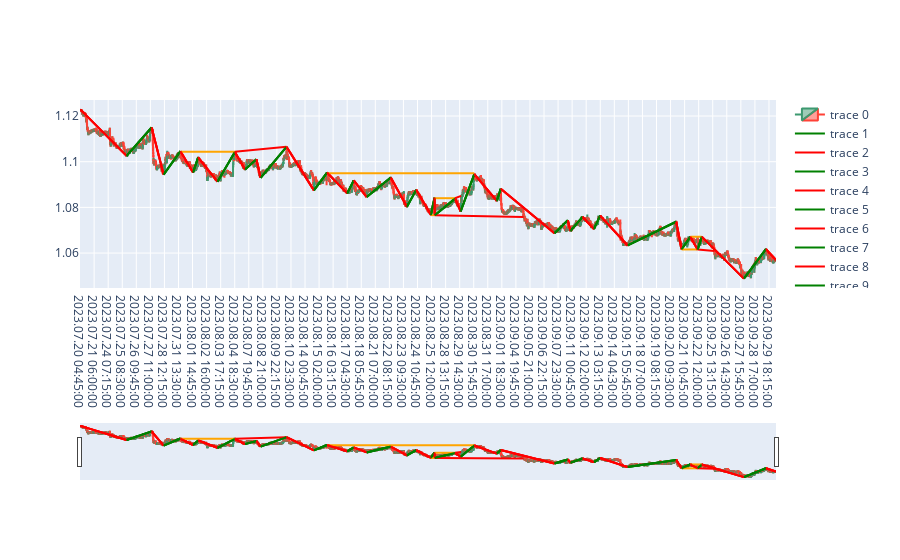

The notebook cell this image was saved under:
### Code cell
#fig = add_FVG(fig)
fig = add_highs_lows(fig)
#fig = add_OB(fig)
#fig = add_liquidity(fig)
fig.show()

### Figure 1 — Plotly figure (JSON) as saved in the notebook; plotly's stock layout.template omitted (floating-point values rounded to 4 significant figures; data arrays with more than 128 entries replaced by an {"elided": "..."} marker saying what was removed)
{"data": [{"close": {"elided": "5000 float values"}, "high": {"elided": "5000 float values"}, "low": {"elided": "5000 float values"}, "open": {"elided": "5000 float values"}, "type": "candlestick", "x": {"elided": "5000 str values"}}, {"line": {"color": "green"}, "mode": "lines", "type": "scatter", "x": ["2023.07.20 04:45:00", "2023.07.20 05:00:00"], "y": [1.122, 1.123]}, {"line": {"color": "red"}, "mode": "lines", "type": "scatter", "x": ["2023.07.20 05:00:00", "2023.07.25 16:15:00"], "y": [1.123, 1.103]}, {"line": {"color": "green"}, "mode": "lines", "type": "scatter", "x": ["2023.07.25 16:15:00", "2023.07.27 13:15:00"], "y": [1.103, 1.115]}, {"line": {"color": "red"}, "mode": "lines", "type": "scatter", "x": ["2023.07.27 13:15:00", "2023.07.28 10:45:00"], "y": [1.115, 1.094]}, {"line": {"color": "green"}, "mode": "lines", "type": "scatter", "x": ["2023.07.28 10:45:00", "2023.07.31 17:00:00"], "y": [1.094, 1.105]}, {"line": {"color": "red"}, "mode": "lines", "type": "scatter", "x": ["2023.07.31 17:00:00", "2023.08.01 15:45:00"], "y": [1.105, 1.095]}, {"line": {"color": "green"}, "mode": "lines", "type": "scatter", "x": ["2023.08.01 15:45:00", "2023.08.02 00:45:00"], "y": [1.095, 1.102]}, {"line": {"color": "red"}, "mode": "lines", "type": "scatter", "x": ["2023.08.02 00:45:00", "2023.08.03 11:30:00"], "y": [1.102, 1.091]}, {"line": {"color": "green"}, "mode": "lines", "type": "scatter", "x": ["2023.08.03 11:30:00", "2023.08.04 18:45:00"], "y": [1.091, 1.104]}, {"line": {"color": "red"}, "mode": "lines", "type": "scatter", "x": ["2023.08.04 18:45:00", "2023.08.07 13:00:00"], "y": [1.104, 1.097]}, {"line": {"color": "green"}, "mode": "lines", "type": "scatter", "x": ["2023.08.07 13:00:00", "2023.08.08 09:30:00"], "y": [1.097, 1.101]}, {"line": {"color": "red"}, "mode": "lines", "type": "scatter", "x": ["2023.08.08 09:30:00", "2023.08.08 17:00:00"], "y": [1.101, 1.093]}, {"line": {"color": "green"}, "mode": "lines", "type": "scatter", "x": ["2023.08.08 17:00:00", "2023.08.10 15:30:00"], "y": [1.093, 1.107]}, {"line": {"color": "red"}, "mode": "lines", "type": "scatter", "x": ["2023.08.10 15:30:00", "2023.08.14 16:45:00"], "y": [1.107, 1.087]}, {"line": {"color": "green"}, "mode": "lines", "type": "scatter", "x": ["2023.08.14 16:45:00", "2023.08.15 16:15:00"], "y": [1.087, 1.095]}, {"line": {"color": "red"}, "mode": "lines", "type": "scatter", "x": ["2023.08.15 16:15:00", "2023.08.17 04:30:00"], "y": [1.095, 1.086]}, {"line": {"color": "green"}, "mode": "lines", "type": "scatter", "x": ["2023.08.17 04:30:00", "2023.08.17 16:15:00"], "y": [1.086, 1.092]}, {"line": {"color": "red"}, "mode": "lines", "type": "scatter", "x": ["2023.08.17 16:15:00", "2023.08.18 15:30:00"], "y": [1.092, 1.085]}, {"line": {"color": "green"}, "mode": "lines", "type": "scatter", "x": ["2023.08.18 15:30:00", "2023.08.22 10:45:00"], "y": [1.085, 1.093]}, {"line": {"color": "red"}, "mode": "lines", "type": "scatter", "x": ["2023.08.22 10:45:00", "2023.08.23 15:45:00"], "y": [1.093, 1.08]}, {"line": {"color": "green"}, "mode": "lines", "type": "scatter", "x": ["2023.08.23 15:45:00", "2023.08.24 08:30:00"], "y": [1.08, 1.088]}, {"line": {"color": "red"}, "mode": "lines", "type": "scatter", "x": ["2023.08.24 08:30:00", "2023.08.25 11:00:00"], "y": [1.088, 1.077]}, {"line": {"color": "green"}, "mode": "lines", "type": "scatter", "x": ["2023.08.25 11:00:00", "2023.08.25 17:15:00"], "y": [1.077, 1.084]}, {"line": {"color": "red"}, "mode": "lines", "type": "scatter", "x": ["2023.08.25 17:15:00", "2023.08.25 17:45:00"], "y": [1.084, 1.077]}, {"line": {"color": "green"}, "mode": "lines", "type": "scatter", "x": ["2023.08.25 17:45:00", "2023.08.29 06:15:00"], "y": [1.077, 1.084]}, {"line": {"color": "red"}, "mode": "lines", "type": "scatter", "x": ["2023.08.29 06:15:00", "2023.08.29 16:15:00"], "y": [1.084, 1.078]}, {"line": {"color": "green"}, "mode": "lines", "type": "scatter", "x": ["2023.08.29 16:15:00", "2023.08.30 16:45:00"], "y": [1.078, 1.095]}, {"line": {"color": "red"}, "mode": "lines", "type": "scatter", "x": ["2023.08.30 16:45:00", "2023.09.01 09:30:00"], "y": [1.095, 1.083]}, {"line": {"color": "green"}, "mode": "lines", "type": "scatter", "x": ["2023.09.01 09:30:00", "2023.09.01 16:30:00"], "y": [1.083, 1.088]}, {"line": {"color": "red"}, "mode": "lines", "type": "scatter", "x": ["2023.09.01 16:30:00", "2023.09.07 17:00:00"], "y": [1.088, 1.069]}, {"line": {"color": "green"}, "mode": "lines", "type": "scatter", "x": ["2023.09.07 17:00:00", "2023.09.08 17:00:00"], "y": [1.069, 1.074]}, {"line": {"color": "red"}, "mode": "lines", "type": "scatter", "x": ["2023.09.08 17:00:00", "2023.09.08 21:45:00"], "y": [1.074, 1.07]}, {"line": {"color": "green"}, "mode": "lines", "type": "scatter", "x": ["2023.09.08 21:45:00", "2023.09.11 19:30:00"], "y": [1.07, 1.076]}, {"line": {"color": "red"}, "mode": "lines", "type": "scatter", "x": ["2023.09.11 19:30:00", "2023.09.12 16:00:00"], "y": [1.076, 1.071]}, {"line": {"color": "green"}, "mode": "lines", "type": "scatter", "x": ["2023.09.12 16:00:00", "2023.09.13 03:00:00"], "y": [1.071, 1.076]}, {"line": {"color": "red"}, "mode": "lines", "type": "scatter", "x": ["2023.09.13 03:00:00", "2023.09.15 04:30:00"], "y": [1.076, 1.063]}, {"line": {"color": "green"}, "mode": "lines", "type": "scatter", "x": ["2023.09.15 04:30:00", "2023.09.20 19:30:00"], "y": [1.063, 1.074]}, {"line": {"color": "red"}, "mode": "lines", "type": "scatter", "x": ["2023.09.20 19:30:00", "2023.09.21 05:30:00"], "y": [1.074, 1.062]}, {"line": {"color": "green"}, "mode": "lines", "type": "scatter", "x": ["2023.09.21 05:30:00", "2023.09.21 21:00:00"], "y": [1.062, 1.067]}, {"line": {"color": "red"}, "mode": "lines", "type": "scatter", "x": ["2023.09.21 21:00:00", "2023.09.22 10:15:00"], "y": [1.067, 1.061]}, {"line": {"color": "green"}, "mode": "lines", "type": "scatter", "x": ["2023.09.22 10:15:00", "2023.09.22 17:30:00"], "y": [1.061, 1.067]}, {"line": {"color": "red"}, "mode": "lines", "type": "scatter", "x": ["2023.09.22 17:30:00", "2023.09.27 21:15:00"], "y": [1.067, 1.049]}, {"line": {"color": "green"}, "mode": "lines", "type": "scatter", "x": ["2023.09.27 21:15:00", "2023.09.29 12:45:00"], "y": [1.049, 1.062]}, {"line": {"color": "red"}, "mode": "lines", "type": "scatter", "x": ["2023.09.29 12:45:00", "2023.10.02 06:45:00"], "y": [1.062, 1.057]}, {"line": {"color": "green"}, "mode": "lines", "type": "scatter", "x": ["2023.07.20 04:45:00", "2023.07.20 05:00:00"], "y": [1.122, 1.123]}, {"line": {"color": "red"}, "mode": "lines", "type": "scatter", "x": ["2023.07.20 05:00:00", "2023.07.25 16:15:00"], "y": [1.123, 1.103]}, {"line": {"color": "green"}, "mode": "lines", "type": "scatter", "x": ["2023.07.25 16:15:00", "2023.07.27 13:15:00"], "y": [1.103, 1.115]}, {"line": {"color": "red"}, "mode": "lines", "type": "scatter", "x": ["2023.07.27 13:15:00", "2023.07.28 10:45:00"], "y": [1.115, 1.094]}, {"line": {"color": "green"}, "mode": "lines", "type": "scatter", "x": ["2023.07.28 10:45:00", "2023.07.31 17:00:00"], "y": [1.094, 1.105]}, {"line": {"color": "red"}, "mode": "lines", "type": "scatter", "x": ["2023.07.31 17:00:00", "2023.08.01 15:45:00"], "y": [1.105, 1.095]}, {"line": {"color": "green"}, "mode": "lines", "type": "scatter", "x": ["2023.08.01 15:45:00", "2023.08.02 00:45:00"], "y": [1.095, 1.102]}, {"line": {"color": "red"}, "mode": "lines", "type": "scatter", "x": ["2023.08.02 00:45:00", "2023.08.03 11:30:00"], "y": [1.102, 1.091]}, {"line": {"color": "green"}, "mode": "lines", "type": "scatter", "x": ["2023.08.03 11:30:00", "2023.08.04 18:45:00"], "y": [1.091, 1.104]}, {"line": {"color": "red"}, "mode": "lines", "type": "scatter", "x": ["2023.08.04 18:45:00", "2023.08.07 13:00:00"], "y": [1.104, 1.097]}, {"line": {"color": "green"}, "mode": "lines", "type": "scatter", "x": ["2023.08.07 13:00:00", "2023.08.08 09:30:00"], "y": [1.097, 1.101]}, {"line": {"color": "red"}, "mode": "lines", "type": "scatter", "x": ["2023.08.08 09:30:00", "2023.08.08 17:00:00"], "y": [1.101, 1.093]}, {"line": {"color": "green"}, "mode": "lines", "type": "scatter", "x": ["2023.08.08 17:00:00", "2023.08.10 15:30:00"], "y": [1.093, 1.107]}, {"line": {"color": "red"}, "mode": "lines", "type": "scatter", "x": ["2023.08.10 15:30:00", "2023.08.14 16:45:00"], "y": [1.107, 1.087]}, {"line": {"color": "green"}, "mode": "lines", "type": "scatter", "x": ["2023.08.14 16:45:00", "2023.08.15 16:15:00"], "y": [1.087, 1.095]}, {"line": {"color": "red"}, "mode": "lines", "type": "scatter", "x": ["2023.08.15 16:15:00", "2023.08.17 04:30:00"], "y": [1.095, 1.086]}, {"line": {"color": "green"}, "mode": "lines", "type": "scatter", "x": ["2023.08.17 04:30:00", "2023.08.17 16:15:00"], "y": [1.086, 1.092]}, {"line": {"color": "red"}, "mode": "lines", "type": "scatter", "x": ["2023.08.17 16:15:00", "2023.08.18 15:30:00"], "y": [1.092, 1.085]}, {"line": {"color": "green"}, "mode": "lines", "type": "scatter", "x": ["2023.08.18 15:30:00", "2023.08.22 10:45:00"], "y": [1.085, 1.093]}, {"line": {"color": "red"}, "mode": "lines", "type": "scatter", "x": ["2023.08.22 10:45:00", "2023.08.23 15:45:00"], "y": [1.093, 1.08]}, {"line": {"color": "green"}, "mode": "lines", "type": "scatter", "x": ["2023.08.23 15:45:00", "2023.08.24 08:30:00"], "y": [1.08, 1.088]}, {"line": {"color": "red"}, "mode": "lines", "type": "scatter", "x": ["2023.08.24 08:30:00", "2023.08.25 11:00:00"], "y": [1.088, 1.077]}, {"line": {"color": "green"}, "mode": "lines", "type": "scatter", "x": ["2023.08.25 11:00:00", "2023.08.25 17:15:00"], "y": [1.077, 1.084]}, {"line": {"color": "red"}, "mode": "lines", "type": "scatter", "x": ["2023.08.25 17:15:00", "2023.08.25 17:45:00"], "y": [1.084, 1.077]}, {"line": {"color": "green"}, "mode": "lines", "type": "scatter", "x": ["2023.08.25 17:45:00", "2023.08.29 06:15:00"], "y": [1.077, 1.084]}, {"line": {"color": "red"}, "mode": "lines", "type": "scatter", "x": ["2023.08.29 06:15:00", "2023.08.29 16:15:00"], "y": [1.084, 1.078]}, {"line": {"color": "green"}, "mode": "lines", "type": "scatter", "x": ["2023.08.29 16:15:00", "2023.08.30 16:45:00"], "y": [1.078, 1.095]}, {"line": {"color": "red"}, "mode": "lines", "type": "scatter", "x": ["2023.08.30 16:45:00", "2023.09.01 09:30:00"], "y": [1.095, 1.083]}, {"line": {"color": "green"}, "mode": "lines", "type": "scatter", "x": ["2023.09.01 09:30:00", "2023.09.01 16:30:00"], "y": [1.083, 1.088]}, {"line": {"color": "red"}, "mode": "lines", "type": "scatter", "x": ["2023.09.01 16:30:00", "2023.09.07 17:00:00"], "y": [1.088, 1.069]}, {"line": {"color": "green"}, "mode": "lines", "type": "scatter", "x": ["2023.09.07 17:00:00", "2023.09.08 17:00:00"], "y": [1.069, 1.074]}, {"line": {"color": "red"}, "mode": "lines", "type": "scatter", "x": ["2023.09.08 17:00:00", "2023.09.08 21:45:00"], "y": [1.074, 1.07]}, {"line": {"color": "green"}, "mode": "lines", "type": "scatter", "x": ["2023.09.08 21:45:00", "2023.09.11 19:30:00"], "y": [1.07, 1.076]}, {"line": {"color": "red"}, "mode": "lines", "type": "scatter", "x": ["2023.09.11 19:30:00", "2023.09.12 16:00:00"], "y": [1.076, 1.071]}, {"line": {"color": "green"}, "mode": "lines", "type": "scatter", "x": ["2023.09.12 16:00:00", "2023.09.13 03:00:00"], "y": [1.071, 1.076]}, {"line": {"color": "red"}, "mode": "lines", "type": "scatter", "x": ["2023.09.13 03:00:00", "2023.09.15 04:30:00"], "y": [1.076, 1.063]}, {"line": {"color": "green"}, "mode": "lines", "type": "scatter", "x": ["2023.09.15 04:30:00", "2023.09.20 19:30:00"], "y": [1.063, 1.074]}, {"line": {"color": "red"}, "mode": "lines", "type": "scatter", "x": ["2023.09.20 19:30:00", "2023.09.21 05:30:00"], "y": [1.074, 1.062]}, {"line": {"color": "green"}, "mode": "lines", "type": "scatter", "x": ["2023.09.21 05:30:00", "2023.09.21 21:00:00"], "y": [1.062, 1.067]}, {"line": {"color": "red"}, "mode": "lines", "type": "scatter", "x": ["2023.09.21 21:00:00", "2023.09.22 10:15:00"], "y": [1.067, 1.061]}, {"line": {"color": "green"}, "mode": "lines", "type": "scatter", "x": ["2023.09.22 10:15:00", "2023.09.22 17:30:00"], "y": [1.061, 1.067]}, {"line": {"color": "red"}, "mode": "lines", "type": "scatter", "x": ["2023.09.22 17:30:00", "2023.09.27 21:15:00"], "y": [1.067, 1.049]}, {"line": {"color": "green"}, "mode": "lines", "type": "scatter", "x": ["2023.09.27 21:15:00", "2023.09.29 12:45:00"], "y": [1.049, 1.062]}, {"line": {"color": "red"}, "mode": "lines", "type": "scatter", "x": ["2023.09.29 12:45:00", "2023.10.02 06:45:00"], "y": [1.062, 1.057]}, {"line": {"color": "orange"}, "mode": "lines", "type": "scatter", "x": ["2023.07.31 17:00:00", "2023.08.04 18:45:00"], "y": [1.104, 1.104]}, {"line": {"color": "red"}, "mode": "lines", "type": "scatter", "x": ["2023.08.04 18:45:00", "2023.08.10 15:30:00"], "y": [1.104, 1.107]}, {"line": {"color": "orange"}, "mode": "lines", "type": "scatter", "x": ["2023.08.15 16:15:00", "2023.08.30 16:45:00"], "y": [1.095, 1.095]}, {"line": {"color": "orange"}, "mode": "lines", "type": "scatter", "x": ["2023.08.25 11:00:00", "2023.08.25 17:45:00"], "y": [1.077, 1.077]}, {"line": {"color": "red"}, "mode": "lines", "type": "scatter", "x": ["2023.08.25 17:45:00", "2023.09.05 09:30:00"], "y": [1.077, 1.076]}, {"line": {"color": "orange"}, "mode": "lines", "type": "scatter", "x": ["2023.08.25 17:15:00", "2023.08.29 06:15:00"], "y": [1.084, 1.084]}, {"line": {"color": "red"}, "mode": "lines", "type": "scatter", "x": ["2023.08.29 06:15:00", "2023.08.29 17:00:00"], "y": [1.084, 1.085]}, {"line": {"color": "orange"}, "mode": "lines", "type": "scatter", "x": ["2023.09.21 05:30:00", "2023.09.22 10:15:00"], "y": [1.062, 1.062]}, {"line": {"color": "red"}, "mode": "lines", "type": "scatter", "x": ["2023.09.22 10:15:00", "2023.09.25 16:15:00"], "y": [1.062, 1.061]}, {"line": {"color": "orange"}, "mode": "lines", "type": "scatter", "x": ["2023.09.21 21:00:00", "2023.09.22 17:30:00"], "y": [1.067, 1.067]}, {"line": {"color": "green"}, "mode": "lines", "type": "scatter", "x": ["2023.07.20 04:45:00", "2023.07.20 05:00:00"], "y": [1.122, 1.123]}, {"line": {"color": "red"}, "mode": "lines", "type": "scatter", "x": ["2023.07.20 05:00:00", "2023.07.25 16:15:00"], "y": [1.123, 1.103]}, {"line": {"color": "green"}, "mode": "lines", "type": "scatter", "x": ["2023.07.25 16:15:00", "2023.07.27 13:15:00"], "y": [1.103, 1.115]}, {"line": {"color": "red"}, "mode": "lines", "type": "scatter", "x": ["2023.07.27 13:15:00", "2023.07.28 10:45:00"], "y": [1.115, 1.094]}, {"line": {"color": "green"}, "mode": "lines", "type": "scatter", "x": ["2023.07.28 10:45:00", "2023.07.31 17:00:00"], "y": [1.094, 1.105]}, {"line": {"color": "red"}, "mode": "lines", "type": "scatter", "x": ["2023.07.31 17:00:00", "2023.08.01 15:45:00"], "y": [1.105, 1.095]}, {"line": {"color": "green"}, "mode": "lines", "type": "scatter", "x": ["2023.08.01 15:45:00", "2023.08.02 00:45:00"], "y": [1.095, 1.102]}, {"line": {"color": "red"}, "mode": "lines", "type": "scatter", "x": ["2023.08.02 00:45:00", "2023.08.03 11:30:00"], "y": [1.102, 1.091]}, {"line": {"color": "green"}, "mode": "lines", "type": "scatter", "x": ["2023.08.03 11:30:00", "2023.08.04 18:45:00"], "y": [1.091, 1.104]}, {"line": {"color": "red"}, "mode": "lines", "type": "scatter", "x": ["2023.08.04 18:45:00", "2023.08.07 13:00:00"], "y": [1.104, 1.097]}, {"line": {"color": "green"}, "mode": "lines", "type": "scatter", "x": ["2023.08.07 13:00:00", "2023.08.08 09:30:00"], "y": [1.097, 1.101]}, {"line": {"color": "red"}, "mode": "lines", "type": "scatter", "x": ["2023.08.08 09:30:00", "2023.08.08 17:00:00"], "y": [1.101, 1.093]}, {"line": {"color": "green"}, "mode": "lines", "type": "scatter", "x": ["2023.08.08 17:00:00", "2023.08.10 15:30:00"], "y": [1.093, 1.107]}, {"line": {"color": "red"}, "mode": "lines", "type": "scatter", "x": ["2023.08.10 15:30:00", "2023.08.14 16:45:00"], "y": [1.107, 1.087]}, {"line": {"color": "green"}, "mode": "lines", "type": "scatter", "x": ["2023.08.14 16:45:00", "2023.08.15 16:15:00"], "y": [1.087, 1.095]}, {"line": {"color": "red"}, "mode": "lines", "type": "scatter", "x": ["2023.08.15 16:15:00", "2023.08.17 04:30:00"], "y": [1.095, 1.086]}, {"line": {"color": "green"}, "mode": "lines", "type": "scatter", "x": ["2023.08.17 04:30:00", "2023.08.17 16:15:00"], "y": [1.086, 1.092]}, {"line": {"color": "red"}, "mode": "lines", "type": "scatter", "x": ["2023.08.17 16:15:00", "2023.08.18 15:30:00"], "y": [1.092, 1.085]}, {"line": {"color": "green"}, "mode": "lines", "type": "scatter", "x": ["2023.08.18 15:30:00", "2023.08.22 10:45:00"], "y": [1.085, 1.093]}, {"line": {"color": "red"}, "mode": "lines", "type": "scatter", "x": ["2023.08.22 10:45:00", "2023.08.23 15:45:00"], "y": [1.093, 1.08]}, {"line": {"color": "green"}, "mode": "lines", "type": "scatter", "x": ["2023.08.23 15:45:00", "2023.08.24 08:30:00"], "y": [1.08, 1.088]}, {"line": {"color": "red"}, "mode": "lines", "type": "scatter", "x": ["2023.08.24 08:30:00", "2023.08.25 11:00:00"], "y": [1.088, 1.077]}, {"line": {"color": "green"}, "mode": "lines", "type": "scatter", "x": ["2023.08.25 11:00:00", "2023.08.25 17:15:00"], "y": [1.077, 1.084]}, {"line": {"color": "red"}, "mode": "lines", "type": "scatter", "x": ["2023.08.25 17:15:00", "2023.08.25 17:45:00"], "y": [1.084, 1.077]}, {"line": {"color": "green"}, "mode": "lines", "type": "scatter", "x": ["2023.08.25 17:45:00", "2023.08.29 06:15:00"], "y": [1.077, 1.084]}, {"line": {"color": "red"}, "mode": "lines", "type": "scatter", "x": ["2023.08.29 06:15:00", "2023.08.29 16:15:00"], "y": [1.084, 1.078]}, {"line": {"color": "green"}, "mode": "lines", "type": "scatter", "x": ["2023.08.29 16:15:00", "2023.08.30 16:45:00"], "y": [1.078, 1.095]}, {"line": {"color": "red"}, "mode": "lines", "type": "scatter", "x": ["2023.08.30 16:45:00", "2023.09.01 09:30:00"], "y": [1.095, 1.083]}, {"line": {"color": "green"}, "mode": "lines", "type": "scatter", "x": ["2023.09.01 09:30:00", "2023.09.01 16:30:00"], "y": [1.083, 1.088]}, {"line": {"color": "red"}, "mode": "lines", "type": "scatter", "x": ["2023.09.01 16:30:00", "2023.09.07 17:00:00"], "y": [1.088, 1.069]}, {"line": {"color": "green"}, "mode": "lines", "type": "scatter", "x": ["2023.09.07 17:00:00", "2023.09.08 17:00:00"], "y": [1.069, 1.074]}, {"line": {"color": "red"}, "mode": "lines", "type": "scatter", "x": ["2023.09.08 17:00:00", "2023.09.08 21:45:00"], "y": [1.074, 1.07]}, {"line": {"color": "green"}, "mode": "lines", "type": "scatter", "x": ["2023.09.08 21:45:00", "2023.09.11 19:30:00"], "y": [1.07, 1.076]}, {"line": {"color": "red"}, "mode": "lines", "type": "scatter", "x": ["2023.09.11 19:30:00", "2023.09.12 16:00:00"], "y": [1.076, 1.071]}, {"line": {"color": "green"}, "mode": "lines", "type": "scatter", "x": ["2023.09.12 16:00:00", "2023.09.13 03:00:00"], "y": [1.071, 1.076]}, {"line": {"color": "red"}, "mode": "lines", "type": "scatter", "x": ["2023.09.13 03:00:00", "2023.09.15 04:30:00"], "y": [1.076, 1.063]}, {"line": {"color": "green"}, "mode": "lines", "type": "scatter", "x": ["2023.09.15 04:30:00", "2023.09.20 19:30:00"], "y": [1.063, 1.074]}, {"line": {"color": "red"}, "mode": "lines", "type": "scatter", "x": ["2023.09.20 19:30:00", "2023.09.21 05:30:00"], "y": [1.074, 1.062]}, {"line": {"color": "green"}, "mode": "lines", "type": "scatter", "x": ["2023.09.21 05:30:00", "2023.09.21 21:00:00"], "y": [1.062, 1.067]}, {"line": {"color": "red"}, "mode": "lines", "type": "scatter", "x": ["2023.09.21 21:00:00", "2023.09.22 10:15:00"], "y": [1.067, 1.061]}, {"line": {"color": "green"}, "mode": "lines", "type": "scatter", "x": ["2023.09.22 10:15:00", "2023.09.22 17:30:00"], "y": [1.061, 1.067]}, {"line": {"color": "red"}, "mode": "lines", "type": "scatter", "x": ["2023.09.22 17:30:00", "2023.09.27 21:15:00"], "y": [1.067, 1.049]}, {"line": {"color": "green"}, "mode": "lines", "type": "scatter", "x": ["2023.09.27 21:15:00", "2023.09.29 12:45:00"], "y": [1.049, 1.062]}, {"line": {"color": "red"}, "mode": "lines", "type": "scatter", "x": ["2023.09.29 12:45:00", "2023.10.02 06:45:00"], "y": [1.062, 1.057]}], "layout": {}}
